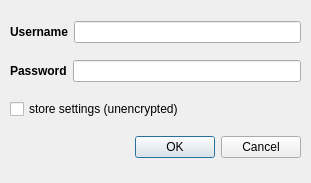
<?xml version="1.0" encoding="UTF-8"?>
<ui version="4.0">
    <class>LoginDialog</class>
    <widget class="QDialog" name="LoginDialog">
        <property name="geometry">
            <rect>
                <x>0</x>
                <y>0</y>
                <width>311</width>
                <height>183</height>
            </rect>
        </property>
        <property name="minimumSize">
            <size>
                <width>311</width>
                <height>183</height>
            </size>
        </property>
        <property name="maximumSize">
            <size>
                <width>311</width>
                <height>183</height>
            </size>
        </property>
        <property name="windowTitle">
            <string>Login Jira</string>
        </property>
        <property name="toolTip">
            <string>&lt;html&gt;&lt;head/&gt;&lt;body&gt;&lt;p&gt;Jira Login&lt;/p&gt;&lt;/body&gt;&lt;/html&gt;
            </string>
        </property>
        <property name="sizeGripEnabled">
            <bool>false</bool>
        </property>
        <widget class="QWidget" name="">
            <property name="geometry">
                <rect>
                    <x>10</x>
                    <y>10</y>
                    <width>291</width>
                    <height>161</height>
                </rect>
            </property>
            <layout class="QVBoxLayout" name="verticalLayout">
                <item>
                    <layout class="QHBoxLayout" name="horizontalLayout">
                        <item>
                            <widget class="QLabel" name="label">
                                <property name="font">
                                    <font>
                                        <weight>75</weight>
                                        <bold>true</bold>
                                    </font>
                                </property>
                                <property name="text">
                                    <string>Username</string>
                                </property>
                            </widget>
                        </item>
                        <item>
                            <widget class="QLineEdit" name="lineEdit_username"/>
                        </item>
                    </layout>
                </item>
                <item>
                    <layout class="QHBoxLayout" name="horizontalLayout_2">
                        <item>
                            <widget class="QLabel" name="label_2">
                                <property name="font">
                                    <font>
                                        <weight>75</weight>
                                        <bold>true</bold>
                                    </font>
                                </property>
                                <property name="text">
                                    <string>Password</string>
                                </property>
                            </widget>
                        </item>
                        <item>
                            <widget class="QLineEdit" name="lineEdit_password">
                                <property name="echoMode">
                                    <enum>QLineEdit::Password</enum>
                                </property>
                            </widget>
                        </item>
                    </layout>
                </item>
                <item>
                    <layout class="QHBoxLayout" name="horizontalLayout_4">
                        <item>
                            <widget class="QCheckBox" name="checkBox">
                                <property name="text">
                                    <string>store settings (unencrypted)</string>
                                </property>
                            </widget>
                        </item>
                        <item>
                            <spacer name="horizontalSpacer_2">
                                <property name="orientation">
                                    <enum>Qt::Horizontal</enum>
                                </property>
                                <property name="sizeHint" stdset="0">
                                    <size>
                                        <width>40</width>
                                        <height>20</height>
                                    </size>
                                </property>
                            </spacer>
                        </item>
                    </layout>
                </item>
                <item>
                    <layout class="QHBoxLayout" name="horizontalLayout_3">
                        <item>
                            <spacer name="horizontalSpacer">
                                <property name="orientation">
                                    <enum>Qt::Horizontal</enum>
                                </property>
                                <property name="sizeHint" stdset="0">
                                    <size>
                                        <width>40</width>
                                        <height>20</height>
                                    </size>
                                </property>
                            </spacer>
                        </item>
                        <item>
                            <widget class="QDialogButtonBox" name="buttonBox">
                                <property name="orientation">
                                    <enum>Qt::Horizontal</enum>
                                </property>
                                <property name="standardButtons">
                                    <set>QDialogButtonBox::Cancel|QDialogButtonBox::Ok</set>
                                </property>
                            </widget>
                        </item>
                    </layout>
                </item>
            </layout>
        </widget>
    </widget>
    <resources/>
    <connections>
        <connection>
            <sender>buttonBox</sender>
            <signal>accepted()</signal>
            <receiver>LoginDialog</receiver>
            <slot>accept()</slot>
            <hints>
                <hint type="sourcelabel">
                    <x>248</x>
                    <y>254</y>
                </hint>
                <hint type="destinationlabel">
                    <x>157</x>
                    <y>274</y>
                </hint>
            </hints>
        </connection>
        <connection>
            <sender>buttonBox</sender>
            <signal>rejected()</signal>
            <receiver>LoginDialog</receiver>
            <slot>reject()</slot>
            <hints>
                <hint type="sourcelabel">
                    <x>316</x>
                    <y>260</y>
                </hint>
                <hint type="destinationlabel">
                    <x>286</x>
                    <y>274</y>
                </hint>
            </hints>
        </connection>
    </connections>
</ui>
